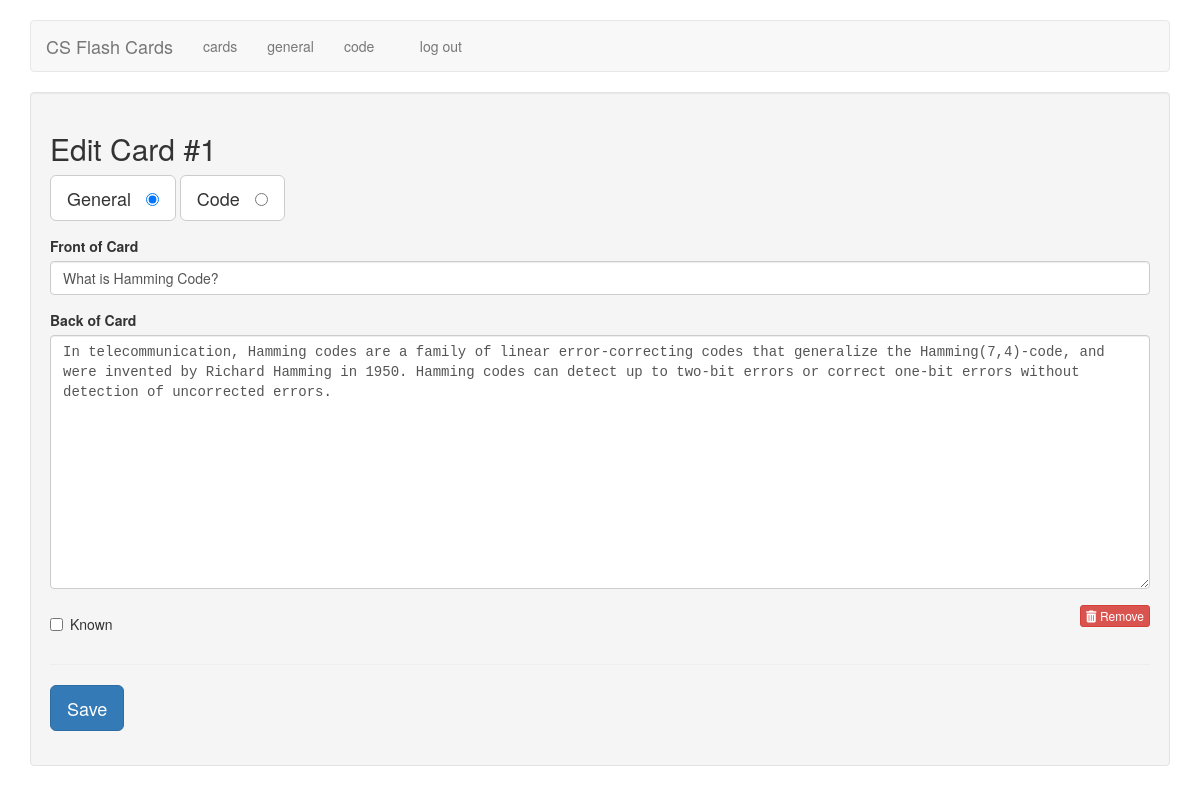
The app's page /edit/1 (signed in) with its own data.
### tables this page shows
CREATE TABLE cards (
  id integer primary key autoincrement,
  type tinyint not null, /* 1 for vocab, 2 for code */
  front text not null,
  back text not null,
  known boolean default 0
);

### flash_cards.py (the view)
@app.route('/edit/<card_id>')
def edit(card_id):
    if not session.get('logged_in'):
        return redirect(url_for('login'))
    db = get_db()
    query = '''
        SELECT id, type, front, back, known
        FROM cards
        WHERE id = ?
    '''
    cur = db.execute(query, [card_id])
    card = cur.fetchone()
    return render_template('edit.html', card=card)

### flash_cards.py (called while the page is built)
def connect_db():
    rv = sqlite3.connect(app.config['DATABASE'])
    rv.row_factory = sqlite3.Row
    return rv

def get_db():
    if not hasattr(g, 'sqlite_db'):
        g.sqlite_db = connect_db()
    return g.sqlite_db

### templates/edit.html (shortened to what this page needs)
{% extends "layout.html" %}
{% block body %}
    <div class="well">
        <h2>Edit Card #{{ card.id }}</h2>
        <form action="{{ url_for('edit_card') }}" method="post" class="cardForm">
            <div class="form-group">
                <label for="general" class="btn btn-default btn-lg">General &nbsp;
                    <input type="radio" name="type" value="1"
                           id="general" {{ "checked" if (card.type == 1) else "" }} />
                </label>
                <label for="code" class="btn btn-default btn-lg">Code &nbsp;
                    <input type="radio" name="type" value="2" id="code" {{ "checked" if (card.type == 2) else "" }} />
                </label>
            </div>
            <div class="form-group">
                <label for="front">Front of Card</label>
                <input type="text" name="front" id="front" class="form-control" value="{{ card.front|e }}">
            </div>
            <div class="form-group">
                <label for="back">Back of Card</label>
                <textarea name="back"
                          class="form-control"
                          id="back"
                          placeholder="back of card"
                          rows="12">{{ card.back|e }}</textarea>
            </div>
            <div class="row">
                <div class="col-xs-6">
                    <div class="checkbox">
                        <label>
                            <input type="checkbox" name="known"
                               value="1" {{ "checked" if (card.known == 1) else "" }} /> Known
                        </label>
                    </div>
                </div>
                <div class="col-xs-6 text-right">
                    <a href="{{ url_for('delete', card_id=card.id) }}" class="btn btn-danger btn-xs">
                        <i class="fa fa-trash"></i>
                        Remove
                    </a>
                </div>
            </div>
            <hr />
            <div class="form-group">
                <button type="submit" class="saveButton btn btn-lg btn-primary">Save</button>
            </div>
        </form>
    </div>
{% endblock %}

### static/style.css (style rules this page uses)
textarea { font-family: monospace; }

### records on screen
cards: id "1", front "What is Hamming Code?", back "In telecommunication, Hamming codes are a family of linear error-correcting codes that generalize the Hamming(7,4)-code, and were invented by Richard Hamming in 1950. Hamming codes can detect up to two-bit errors or correct one-bit errors without detection of uncorrected errors."
